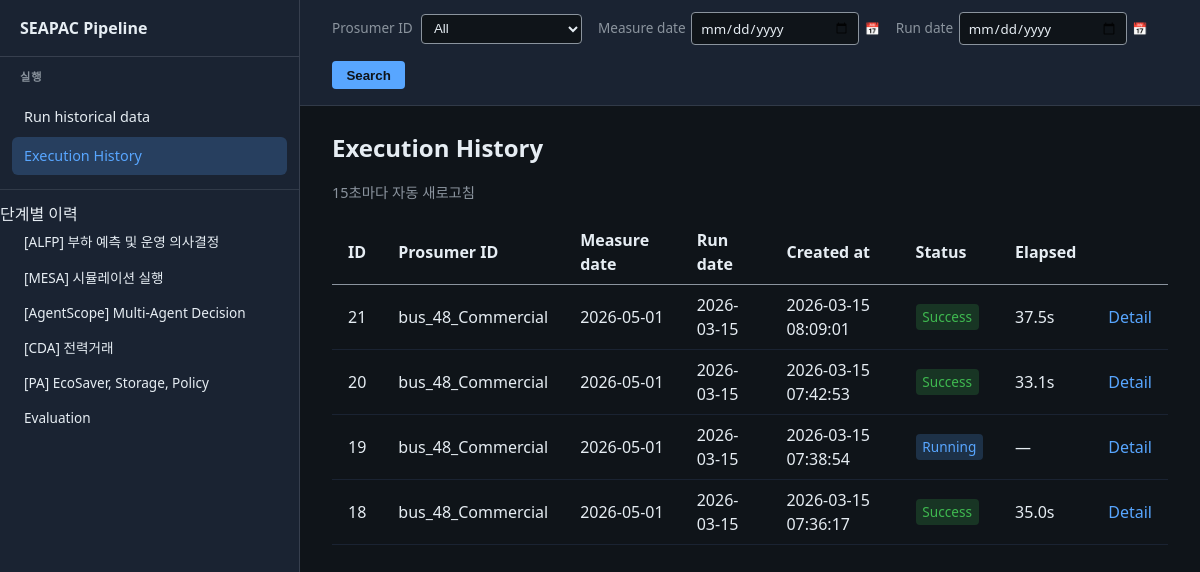
Before: / with the older database file.
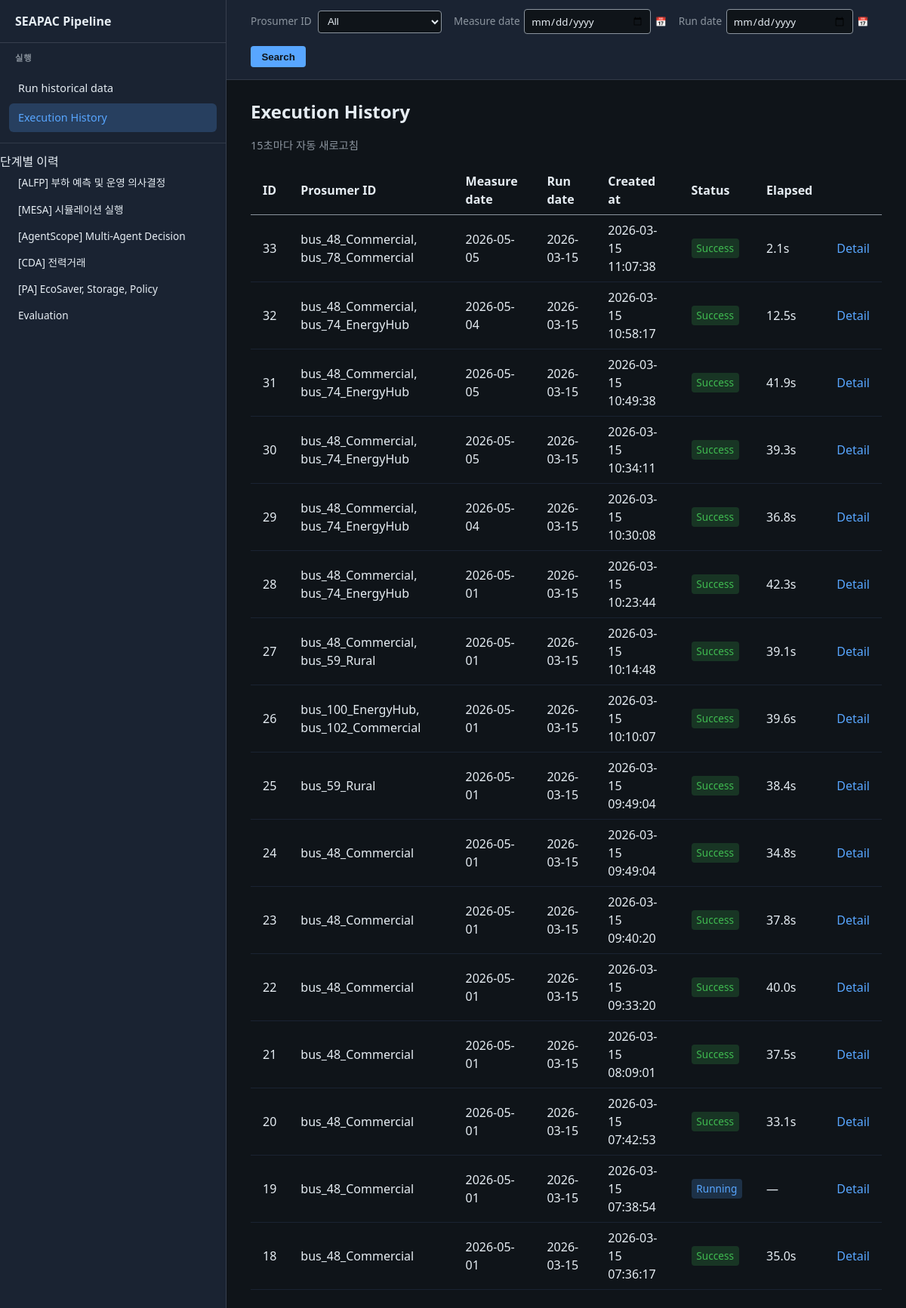
After: the same page with the newer database file.
### tables this page shows
CREATE TABLE pipeline_run (
                id INTEGER PRIMARY KEY AUTOINCREMENT,
                created_at TEXT NOT NULL,
                finished_at TEXT,
                status TEXT NOT NULL DEFAULT 'running',
                total_elapsed_sec REAL,
                args_json TEXT,
                error_message TEXT
            , measure_date TEXT);

### pipeline_dashboard/app.py (the view)
@app.route("/")
def index():
    init_db(_db_path())
    search_prosumer = (request.args.get("prosumer") or "").strip()
    search_measure_date = (request.args.get("measure_date") or "").strip()
    search_run_date = (request.args.get("run_date") or "").strip()
    runs = get_runs(
        limit=50,
        prosumer=search_prosumer or None,
        measure_date=search_measure_date or None,
        run_date=search_run_date or None,
        db_path=_db_path(),
    )
    all_for_prosumers = get_runs(limit=500, db_path=_db_path())
    prosumer_set = {r.get("args", {}).get("prosumer") for r in all_for_prosumers if (r.get("args") or {}).get("prosumer")}
    prosumer_set.add("bus_48_Commercial")
    prosumer_options = sorted(prosumer_set)
    current_tab = request.args.get("tab", "")
    if current_tab in ("1", "2", "3", "4", "5", "6") and runs:
        return redirect(url_for("run_detail", run_id=runs[0]["id"]) + "?tab=" + current_tab)
    return render_template(
        "index.html",
        runs=runs,
        run=None,
        current_tab=current_tab,
        current_path=request.path,
        search_prosumer=search_prosumer,
        search_measure_date=search_measure_date,
        search_run_date=search_run_date,
        prosumer_options=prosumer_options,
    )

### pipeline_dashboard/app.py (called while the page is built)
@app.before_request
def _log_request():
    log.info("Request  %s  %s", request.method, request.path)

def _output_dir() -> str:
    return os.environ.get("PIPELINE_DB_DIR", "output")

def _db_path() -> Path:
    db_dir = _output_dir()
    return get_db_path(PROJECT_ROOT / db_dir)

### pipeline_dashboard/db.py (called while the page is built)
def get_db_path(db_dir: Path | str | None = None) -> Path:
    if db_dir is None:
        db_dir = _DEFAULT_DB_DIR
    return Path(db_dir) / _DB_FILENAME

def _connect(db_path: Path) -> sqlite3.Connection:
    db_path.parent.mkdir(parents=True, exist_ok=True)
    conn = sqlite3.connect(str(db_path))
    conn.row_factory = sqlite3.Row
    return conn

### pipeline_dashboard/templates/index.html (shortened to what this page needs)
{% extends "base.html" %}
{% block main_top %}
  <form class="search-bar" method="get" action="/#history" id="execution-history-search">
    <span><label for="search-prosumer">Prosumer ID</label>
      <select name="prosumer" id="search-prosumer">
        <option value="">All</option>
      </select>
    </span>
    <span class="date-field">
      <label for="search-measure-date">Measure date</label>
      <input type="date" id="search-measure-date" name="measure_date" value="{{ search_measure_date|e }}" aria-label="Measure date">
      <span class="date-hint" aria-hidden="true">📅</span>
    </span>
    <span class="date-field">
      <label for="search-run-date">Run date</label>
      <input type="date" id="search-run-date" name="run_date" value="{{ search_run_date|e }}" aria-label="Run date">
      <span class="date-hint" aria-hidden="true">📅</span>
    </span>
    <button type="submit">Search</button>
  </form>
{% endblock %}
{% block content %}
  <div id="section-history" class="main-section">
    <h1>Execution History</h1>
    <p class="run-meta" style="margin: 0 0 1rem 0; font-size: 0.9rem; color: var(--muted);">15초마다 자동 새로고침</p>
    {% if not runs %}
      <p class="muted">No runs recorded yet. Run a pipeline from 「Run historical data」 in the LNB or run <code>python run_full_pipeline.py --output-dir output</code> to see entries here.</p>
    {% else %}
      <table class="runs-table">
        <thead>
          <tr>
            <th>ID</th>
            <th>Prosumer ID</th>
            <th>Measure date</th>
            <th>Run date</th>
            <th>Created at</th>
            <th>Status</th>
            <th>Elapsed</th>
            <th></th>
          </tr>
        </thead>
        <tbody>
          {% for r in runs %}
          <tr>
            <td>{{ r.id }}</td>
            <td>{% set a = r.args or {} %}{% if a.get('prosumers') %}{{ a.get('prosumers')|join(', ') }}{% else %}{{ a.get('prosumer') or '—' }}{% endif %}</td>
            <td>{{ r.get('measure_date') or '—' }}</td>
            <td>{{ (r.args or {}).get('run_date') or (r.created_at or '')[:10] or '—' }}</td>
            <td>{{ r.created_at or '—' }}</td>
            <td>
              {% if r.status == 'success' %}
                <span class="badge badge-success">Success</span>
              {% elif r.status == 'failure' %}
                <span class="badge badge-failure">Failure</span>
              {% else %}
                <span class="badge badge-running">Running</span>
              {% endif %}
            </td>
            <td>
              {% if r.total_elapsed_sec is not none %}
                {{ "%.1f"|format(r.total_elapsed_sec) }}s
              {% else %}
                —
              {% endif %}
            </td>
            <td><a href="{{ url_for('run_detail', run_id=r.id) }}{% if current_tab %}?tab={{ current_tab }}{% endif %}">Detail</a></td>
          </tr>
          {% endfor %}
        </tbody>
      </table>
    {% endif %}
  </div>
{% endblock %}

### pipeline_dashboard/templates/base.html (shortened to what this page needs)
<!DOCTYPE html>
<html lang="ko">
<head>
</head>
<body>
  <div class="layout">
    <nav class="lnb">
      <div class="lnb-title"><a href="/">SEAPAC Pipeline</a></div>
      <div class="lnb-group">
        <div class="lnb-group-title">실행</div>
        <div class="lnb-nav">
          <a href="/#new-run" id="lnb-new-run">Run historical data</a>
          <a href="/" id="lnb-history" class="{% if (current_path|default('')) == '/' %}active{% endif %}">Execution History</a>
        </div>
      </div>
      <div class="lnb-group">
        <div class="lnb-section">단계별 이력</div>
        <div class="lnb-nav">
          <a href="{% if run is defined and run %}{{ url_for('run_detail', run_id=run.id) }}?tab=1{% else %}/?tab=1{% endif %}" id="lnb-tab-1" class="lnb-tab {% if (current_tab|default('')) == '1' %}active{% endif %}">[ALFP] 부하 예측 및 운영 의사결정</a>
          <a href="{% if run is defined and run %}{{ url_for('run_detail', run_id=run.id) }}?tab=2{% else %}/?tab=2{% endif %}" id="lnb-tab-2" class="lnb-tab {% if (current_tab|default('')) == '2' %}active{% endif %}">[MESA] 시뮬레이션 실행</a>
          <a href="{% if run is defined and run %}{{ url_for('run_detail', run_id=run.id) }}?tab=3{% else %}/?tab=3{% endif %}" id="lnb-tab-3" class="lnb-tab {% if (current_tab|default('')) == '3' %}active{% endif %}">[AgentScope] Multi-Agent Decision</a>
          <a href="{% if run is defined and run %}{{ url_for('run_detail', run_id=run.id) }}?tab=4{% else %}/?tab=4{% endif %}" id="lnb-tab-4" class="lnb-tab {% if (current_tab|default('')) == '4' %}active{% endif %}">[CDA] 전력거래</a>
          <a href="{% if run is defined and run %}{{ url_for('run_detail', run_id=run.id) }}?tab=5{% else %}/?tab=5{% endif %}" id="lnb-tab-5" class="lnb-tab {% if (current_tab|default('')) == '5' %}active{% endif %}">[PA] EcoSaver, Storage, Policy</a>
          <a href="{% if run is defined and run %}{{ url_for('run_detail', run_id=run.id) }}?tab=6{% else %}/?tab=6{% endif %}" id="lnb-tab-6" class="lnb-tab {% if (current_tab|default('')) == '6' %}active{% endif %}">Evaluation</a>
        </div>
      </div>
    </nav>
    <main class="main">
      <div class="main-top">{% block main_top %}{% endblock %}</div>
      <div class="main-body">{% block content %}{% endblock %}</div>
    </main>
  </div>
</body>
</html>

Changed rows visible on the page:
added pipeline_run: id "33", get "bus_48_Commercial, bus_78_Commercial", measure_date "2026-05-05", args "2026-03-15", created_at "2026-03-15 11:07:38", status "Success", total_elapsed_sec "2.1"
added pipeline_run: id "32", get "bus_48_Commercial, bus_74_EnergyHub", measure_date "2026-05-04", args "2026-03-15", created_at "2026-03-15 10:58:17", status "Success", total_elapsed_sec "12.5"
added pipeline_run: id "31", get "bus_48_Commercial, bus_74_EnergyHub", measure_date "2026-05-05", args "2026-03-15", created_at "2026-03-15 10:49:38", status "Success", total_elapsed_sec "41.9"
added pipeline_run: id "30", get "bus_48_Commercial, bus_74_EnergyHub", measure_date "2026-05-05", args "2026-03-15", created_at "2026-03-15 10:34:11", status "Success", total_elapsed_sec "39.3"
added pipeline_run: id "29", get "bus_48_Commercial, bus_74_EnergyHub", measure_date "2026-05-04", args "2026-03-15", created_at "2026-03-15 10:30:08", status "Success", total_elapsed_sec "36.8"
added pipeline_run: id "28", get "bus_48_Commercial, bus_74_EnergyHub", measure_date "2026-05-01", args "2026-03-15", created_at "2026-03-15 10:23:44", status "Success", total_elapsed_sec "42.3"
added pipeline_run: id "27", get "bus_48_Commercial, bus_59_Rural", measure_date "2026-05-01", args "2026-03-15", created_at "2026-03-15 10:14:48", status "Success", total_elapsed_sec "39.1"
added pipeline_run: id "26", get "bus_100_EnergyHub, bus_102_Commercial", measure_date "2026-05-01", args "2026-03-15", created_at "2026-03-15 10:10:07", status "Success", total_elapsed_sec "39.6"
added pipeline_run: id "25", a "bus_59_Rural", measure_date "2026-05-01", args "2026-03-15", created_at "2026-03-15 09:49:04", status "Success", total_elapsed_sec "38.4"
added pipeline_run: id "24", a "bus_48_Commercial", measure_date "2026-05-01", args "2026-03-15", created_at "2026-03-15 09:49:04", status "Success", total_elapsed_sec "34.8"
added pipeline_run: id "23", a "bus_48_Commercial", measure_date "2026-05-01", args "2026-03-15", created_at "2026-03-15 09:40:20", status "Success", total_elapsed_sec "37.8"
added pipeline_run: id "22", a "bus_48_Commercial", measure_date "2026-05-01", args "2026-03-15", created_at "2026-03-15 09:33:20", status "Success", total_elapsed_sec "40.0"
